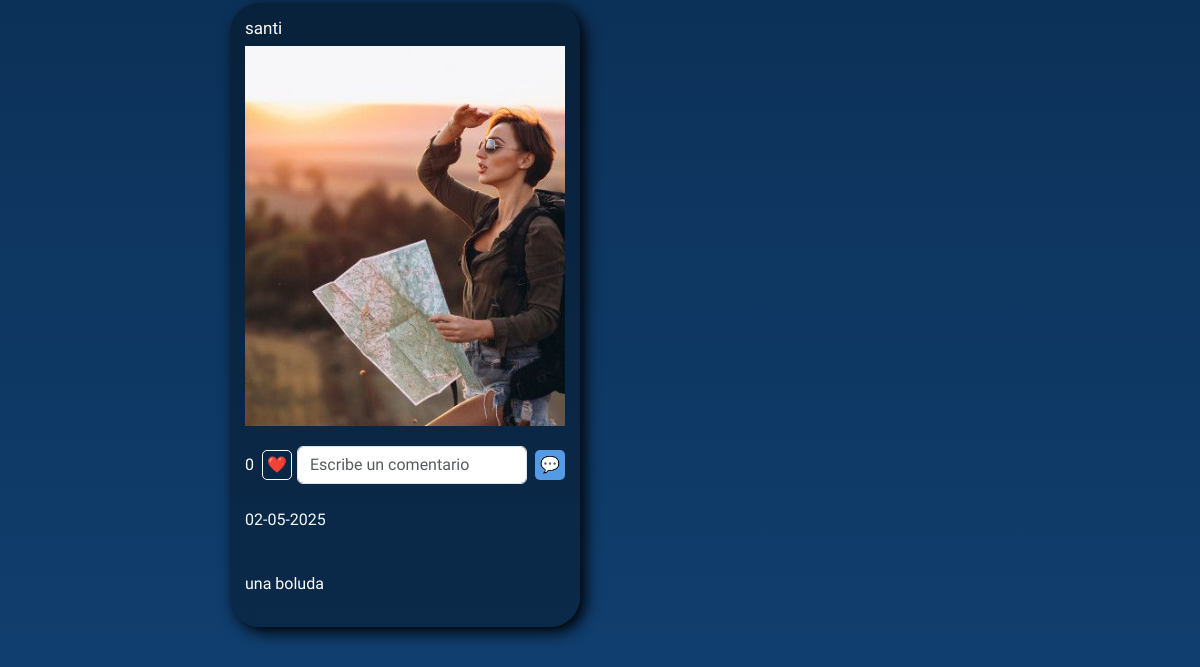
Page /mi-perfil/ (signed in, lower part) on the earlier database version.
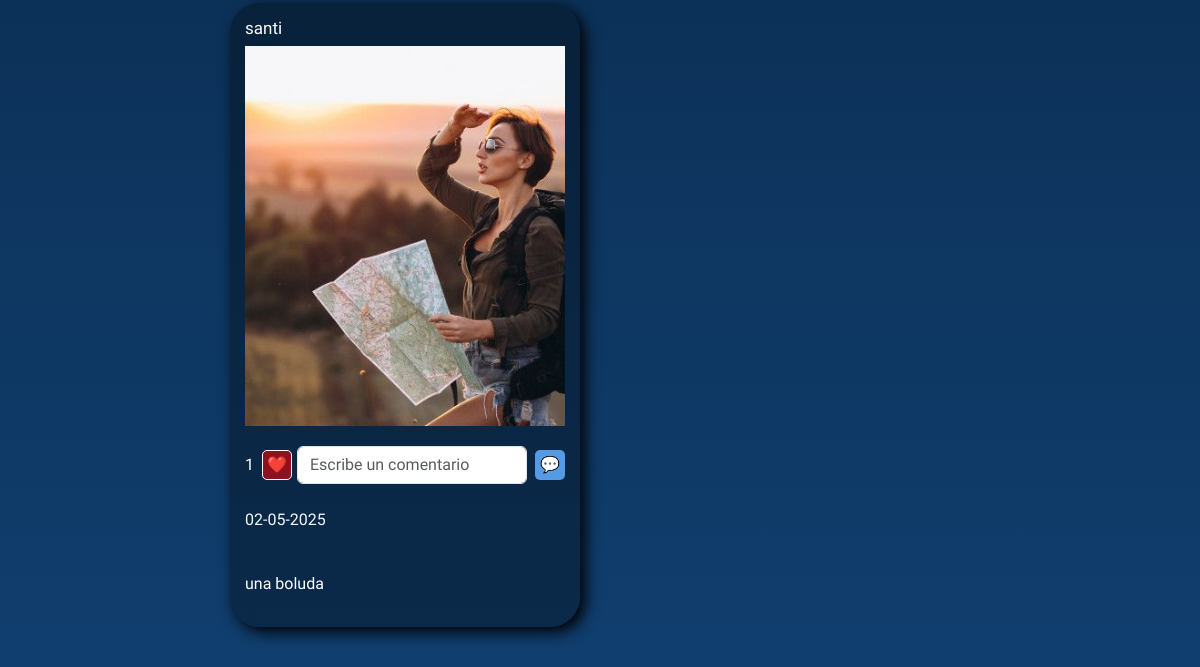
Same page on the later database version.
### redsocialapp/models.py (models this page shows)
class Publicacion(models.Model):
    imagen = models.ImageField(upload_to='publicaciones/')
    autor = models.ForeignKey(User,on_delete=models.CASCADE)
    descripcion = models.TextField(max_length=150, blank=True)
    fechaPublicacion = models.DateTimeField(auto_now_add=True)
    likes = models.IntegerField(default=0, validators=[MinValueValidator(0)]) #validators=[MinValueValidator(0)] es una validación que asegura que el valor del campo no sea menor que un mínimo especificado, en este caso, 0.
    liked_by = models.ManyToManyField(User, related_name='likes', blank=True) #Cada usuario puede dar "Me gusta" a múltiples publicaciones, y cada publicación puede recibir "Me gusta" de múltiples usuarios.
    cantidadComentarios = models.IntegerField(default=0, validators=[MinValueValidator(0)])

### redsocialapp/views.py (the view)
# urls.py: path('mi-perfil/',views.miPerfil,name='mi-perfil'),
@login_required
def miPerfil(request):
    perfil = request.user.perfil
    if request.method == "GET":
        cantidadPublicaciones = Publicacion.objects.filter(autor=request.user).count()
        formularioPerfil = PerfilFormReducido(instance=perfil)
        misPublicaciones = Publicacion.objects.filter(autor = request.user)
        return render(request, 'miPerfil.html', {
            'form': formularioPerfil,
            'cantidadPublicaciones':cantidadPublicaciones,
            'misPublicaciones': misPublicaciones
        })
    else:
        formularioPerfil = PerfilFormReducido(request.POST,request.FILES,instance=perfil)
        perfilEditado = formularioPerfil.save(commit=False)
        perfilEditado.user = request.user
        perfilEditado.save()
        return redirect('mi-perfil')

### redsocialapp/forms.py
class PerfilFormReducido(forms.ModelForm):
    class Meta:
        model = Perfil
        fields = ['imagen','descripcion']

### redsocialapp/context_processors.py (called while the page is built)
def novedadesNuevas(request):
    if request.user.is_authenticated: #el if es necesario para asegurarte de que solo realizas la consulta a la base de datos cuando el usuario ha iniciado sesión
        novedadesSinLeer = Novedades.objects.filter(leida=False, user=request.user).exists()
    else:
        novedadesSinLeer = False
    return {
        'novedadesSinLeer': novedadesSinLeer,
        'WEBHOOK_URL': settings.WEBHOOK_URL
    }

### redsocialapp/templates/miPerfil.html (shortened to what this page needs)
{%extends 'base.html'%}
{% load static %}
{% block content %}
    <section class="contenedorMiPerfil">
        {%if misPublicaciones%}
            <div class="misPublicaciones">
                {% for publicacion in misPublicaciones %}
                        <div class="miPublicacion">
                            <h2>{{publicacion.autor.username}}</h2>
                            <img src="{{publicacion.imagen.url}}" alt="fotoPublicacion">
                            <div class="publicacion-operaciones d-flex align-items-center justify-content-center">
                                <form
                                    class="d-flex justify-content-center align-items-center gap-2"
                                    hx-post="{% url 'me_gusta' publicacion.id %}"
                                    hx-target=".contenedor-btnLike-{{publicacion.id}}"
                                    hx-swap="outerHTML"
                                    hx-trigger="submit"
                                    method="post">
                                    <div class="contenedor-btnLike-{{publicacion.id}} d-flex align-items-center justify-content-center gap-2">
                                        <span id="likes-{{ publicacion.id }}">{{ publicacion.likes }}</span>
                                        <button class="btn-like {% if request.user in publicacion.liked_by.all %}liked{% endif %}" type="submit">❤️</button>
                                    </div>
                                </form>
                                <form class="datosComentarios d-flex align-items-center justify-content-center gap-2" method="post" action="/agregar-comentario/">
                                    <input type="text" name="comentario" class="form-control inputComentario" placeholder="Escribe un comentario" required>
                                    <div class="infoComentarios d-flex gap-3 align-items-center justify-content-center">
                                        <button class="btnComentario" type="submit">💬</button>
                                    </div>
                                </form>
                            </div>
                            <p class="text-light mt-4">{{publicacion.fechaPublicacion|date:"d-m-Y"}}</p>
                            <p class="mt-4">{{publicacion.descripcion}}</p>
                        </div>
                {% endfor %}
        {%endif%}
        </div>
    </section>
{% endblock %}

Differences in the rows shown:
changed Publicacion "una boluda": likes "0" → "1"
